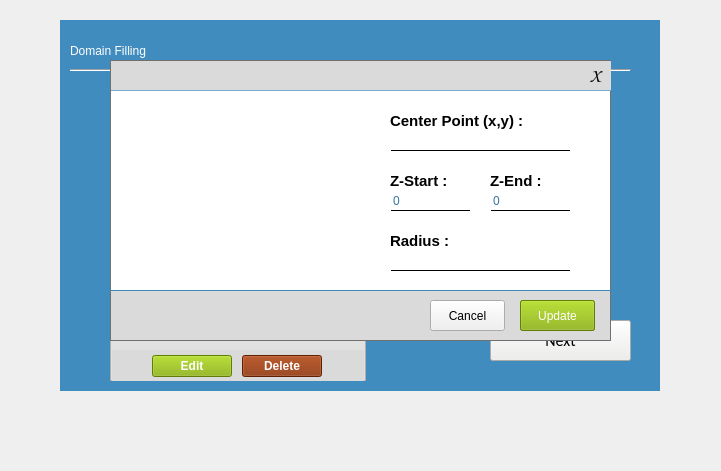
  <widget class="QWidget" name="Sixth_widget" native="true">
   <property name="geometry">
    <rect>
     <x>230</x>
     <y>100</y>
     <width>721</width>
     <height>471</height>
    </rect>
   </property>
   <widget class="QWidget" name="frame_10" native="true">
    <property name="geometry">
     <rect>
      <x>60</x>
      <y>20</y>
      <width>600</width>
      <height>371</height>
     </rect>
    </property>
    <property name="styleSheet">
     <string notr="true">#frame_10{
border: none;
background-color: rgb(64, 140, 191);

}</string>
    </property>
    <widget class="QLabel" name="label_37">
     <property name="geometry">
      <rect>
       <x>10</x>
       <y>10</y>
       <width>141</width>
       <height>41</height>
      </rect>
     </property>
     <property name="styleSheet">
      <string notr="true">font: 14pt &quot;Ubuntu&quot;;
color: #fff;</string>
     </property>
     <property name="text">
      <string>Domain Filling</string>
     </property>
    </widget>
    <widget class="Line" name="hrLine3_3">
     <property name="geometry">
      <rect>
       <x>10</x>
       <y>40</y>
       <width>561</width>
       <height>21</height>
      </rect>
     </property>
     <property name="styleSheet">
      <string notr="true">color: rgb(186, 189, 182);
</string>
     </property>
     <property name="orientation">
      <enum>Qt::Horizontal</enum>
     </property>
    </widget>
    <widget class="QComboBox" name="pDropdown_3">
     <property name="geometry">
      <rect>
       <x>410</x>
       <y>150</y>
       <width>141</width>
       <height>31</height>
      </rect>
     </property>
     <property name="font">
      <font>
       <family>Ubuntu</family>
       <pointsize>12</pointsize>
       <weight>50</weight>
       <italic>false</italic>
       <bold>false</bold>
      </font>
     </property>
     <property name="focusPolicy">
      <enum>Qt::WheelFocus</enum>
     </property>
     <property name="styleSheet">
      <string notr="true">font: 12pt &quot;Ubuntu&quot;;
background-color: rgb(238, 238, 236);
color : black;</string>
     </property>
     <property name="maxVisibleItems">
      <number>20</number>
     </property>
     <property name="minimumContentsLength">
      <number>1</number>
     </property>
     <property name="placeholderText" stdset="0">
      <string/>
     </property>
    </widget>
    <widget class="QLabel" name="label_38">
     <property name="geometry">
      <rect>
       <x>330</x>
       <y>100</y>
       <width>81</width>
       <height>31</height>
      </rect>
     </property>
     <property name="font">
      <font>
       <family>Ubuntu</family>
       <pointsize>11</pointsize>
       <weight>75</weight>
       <italic>false</italic>
       <bold>true</bold>
      </font>
     </property>
     <property name="styleSheet">
      <string notr="true">color : #fff;</string>
     </property>
     <property name="text">
      <string>SHAPE   :</string>
     </property>
    </widget>
    <widget class="QComboBox" name="shape">
     <property name="geometry">
      <rect>
       <x>410</x>
       <y>100</y>
       <width>141</width>
       <height>31</height>
      </rect>
     </property>
     <property name="font">
      <font>
       <family>Ubuntu</family>
       <pointsize>11</pointsize>
       <weight>50</weight>
       <italic>false</italic>
       <bold>false</bold>
      </font>
     </property>
     <property name="styleSheet">
      <string notr="true">color: black;
background-color: rgb(238, 238, 236);</string>
     </property>
     <item>
      <property name="text">
       <string>Cube</string>
      </property>
     </item>
     <item>
      <property name="text">
       <string>Cylinder</string>
      </property>
     </item>
     <item>
      <property name="text">
       <string>Ellipse</string>
      </property>
     </item>
     <item>
      <property name="text">
       <string>Sphere</string>
      </property>
     </item>
    </widget>
    <widget class="QLabel" name="label_39">
     <property name="geometry">
      <rect>
       <x>330</x>
       <y>150</y>
       <width>81</width>
       <height>31</height>
      </rect>
     </property>
     <property name="font">
      <font>
       <family>Ubuntu</family>
       <pointsize>11</pointsize>
       <weight>75</weight>
       <italic>false</italic>
       <bold>true</bold>
      </font>
     </property>
     <property name="styleSheet">
      <string notr="true">color : #fff;</string>
     </property>
     <property name="text">
      <string>PHASE   :</string>
     </property>
    </widget>
    <widget class="QPushButton" name="addShape">
     <property name="geometry">
      <rect>
       <x>360</x>
       <y>210</y>
       <width>161</width>
       <height>31</height>
      </rect>
     </property>
     <property name="font">
      <font>
       <family>Ubuntu</family>
       <pointsize>10</pointsize>
       <weight>50</weight>
       <italic>false</italic>
       <bold>false</bold>
      </font>
     </property>
     <property name="styleSheet">
      <string notr="true">background-color: rgb(225, 225, 225);</string>
     </property>
     <property name="text">
      <string/>
     </property>
    </widget>
    <widget class="QListWidget" name="ShapeList">
     <property name="geometry">
      <rect>
       <x>50</x>
       <y>70</y>
       <width>256</width>
       <height>291</height>
      </rect>
     </property>
     <property name="font">
      <font>
       <family>Ubuntu</family>
       <pointsize>11</pointsize>
       <italic>false</italic>
      </font>
     </property>
     <property name="styleSheet">
      <string notr="true">background-color: rgb(225, 225, 225);</string>
     </property>
    </widget>
    <widget class="QWidget" name="widget_2" native="true">
     <property name="geometry">
      <rect>
       <x>52</x>
       <y>330</y>
       <width>252</width>
       <height>31</height>
      </rect>
     </property>
     <property name="styleSheet">
      <string notr="true">background-color:rgb(218, 218, 218)</string>
     </property>
     <widget class="QPushButton" name="shapeedit">
      <property name="geometry">
       <rect>
        <x>40</x>
        <y>5</y>
        <width>80</width>
        <height>22</height>
       </rect>
      </property>
      <property name="font">
       <font>
        <family>Ubuntu</family>
        <pointsize>9</pointsize>
        <weight>75</weight>
        <italic>false</italic>
        <bold>true</bold>
       </font>
      </property>
      <property name="cursor">
       <cursorShape>PointingHandCursor</cursorShape>
      </property>
      <property name="styleSheet">
       <string notr="true">background-color: rgb(134, 177, 1);
color: rgb(255, 255, 255);</string>
      </property>
      <property name="text">
       <string>Edit</string>
      </property>
     </widget>
     <widget class="QPushButton" name="shapedelete">
      <property name="geometry">
       <rect>
        <x>130</x>
        <y>5</y>
        <width>80</width>
        <height>22</height>
       </rect>
      </property>
      <property name="font">
       <font>
        <family>Ubuntu</family>
        <pointsize>9</pointsize>
        <weight>75</weight>
        <italic>false</italic>
        <bold>true</bold>
       </font>
      </property>
      <property name="cursor">
       <cursorShape>PointingHandCursor</cursorShape>
      </property>
      <property name="styleSheet">
       <string notr="true">background-color: rgb(135, 44, 0);
color: rgb(255, 255, 255);</string>
      </property>
      <property name="text">
       <string>Delete</string>
      </property>
     </widget>
    </widget>
    <widget class="QWidget" name="shapeframe" native="true">
     <property name="geometry">
      <rect>
       <x>50</x>
       <y>40</y>
       <width>501</width>
       <height>281</height>
      </rect>
     </property>
     <property name="font">
      <font>
       <weight>50</weight>
       <italic>false</italic>
       <bold>false</bold>
      </font>
     </property>
     <property name="styleSheet">
      <string notr="true">#shapeframe{
background-color: rgb(255, 255, 255);
border : 1px solid rgb(112, 112, 112);
}</string>
     </property>
     <widget class="QWidget" name="widget_3" native="true">
      <property name="geometry">
       <rect>
        <x>0</x>
        <y>230</y>
        <width>501</width>
        <height>51</height>
       </rect>
      </property>
      <property name="styleSheet">
       <string notr="true">#widget_3{
background-color: rgb(218, 218, 218);
border : 1px solid rgb(112, 112, 112);
border-top-color: rgb(64, 140, 191);
}</string>
      </property>
      <widget class="QPushButton" name="shapeSave">
       <property name="geometry">
        <rect>
         <x>410</x>
         <y>10</y>
         <width>75</width>
         <height>31</height>
        </rect>
       </property>
       <property name="styleSheet">
        <string notr="true">color: rgb(255, 255, 255);
background-color: rgb(134, 177, 1);</string>
       </property>
       <property name="text">
        <string>Save</string>
       </property>
      </widget>
      <widget class="QPushButton" name="shapeCancel">
       <property name="geometry">
        <rect>
         <x>320</x>
         <y>10</y>
         <width>75</width>
         <height>31</height>
        </rect>
       </property>
       <property name="styleSheet">
        <string notr="true">background-color: rgb(240, 240, 240);</string>
       </property>
       <property name="text">
        <string>Cancel</string>
       </property>
      </widget>
      <widget class="QLabel" name="shapeframe_error">
       <property name="geometry">
        <rect>
         <x>20</x>
         <y>15</y>
         <width>291</width>
         <height>21</height>
        </rect>
       </property>
       <property name="font">
        <font>
         <family>Ubuntu</family>
         <pointsize>10</pointsize>
        </font>
       </property>
       <property name="text">
        <string/>
       </property>
      </widget>
      <widget class="QPushButton" name="shapeUpdate">
       <property name="geometry">
        <rect>
         <x>410</x>
         <y>10</y>
         <width>75</width>
         <height>31</height>
        </rect>
       </property>
       <property name="styleSheet">
        <string notr="true">color: rgb(255, 255, 255);
background-color: rgb(134, 177, 1);</string>
       </property>
       <property name="text">
        <string>Update</string>
       </property>
      </widget>
     </widget>
     <widget class="QWidget" name="widget_4" native="true">
      <property name="geometry">
       <rect>
        <x>0</x>
        <y>0</y>
        <width>521</width>
        <height>31</height>
       </rect>
      </property>
      <property name="styleSheet">
       <string notr="true">#widget_4{
background-color: rgb(218, 218, 218);
border : 1px solid rgb(112, 112, 112);
border-bottom-color: rgb(124, 172, 205);
}</string>
      </property>
      <widget class="QPushButton" name="shapeframeclose">
       <property name="geometry">
        <rect>
         <x>470</x>
         <y>0</y>
         <width>31</width>
         <height>31</height>
        </rect>
       </property>
       <property name="font">
        <font>
         <family>Comic Sans MS</family>
         <pointsize>14</pointsize>
         <weight>50</weight>
         <bold>false</bold>
        </font>
       </property>
       <property name="styleSheet">
        <string notr="true">#shapeframeclose{
background-color: none;
border:none;
color: rgb(0, 0, 0);
}

#shapeframeclose::hover{
color: rgb(255, 255, 255);
background-color: rgb(135, 44, 0);
}</string>
       </property>
       <property name="text">
        <string>X</string>
       </property>
      </widget>
      <widget class="QLabel" name="shapeFrameTitle">
       <property name="geometry">
        <rect>
         <x>20</x>
         <y>5</y>
         <width>271</width>
         <height>21</height>
        </rect>
       </property>
       <property name="font">
        <font>
         <family>Ubuntu</family>
         <pointsize>11</pointsize>
         <weight>50</weight>
         <bold>false</bold>
        </font>
       </property>
       <property name="text">
        <string/>
       </property>
      </widget>
     </widget>
     <widget class="QWidget" name="fillCUBE" native="true">
      <property name="geometry">
       <rect>
        <x>9</x>
        <y>39</y>
        <width>481</width>
        <height>181</height>
       </rect>
      </property>
      <property name="styleSheet">
       <string notr="true">background-color: rgb(255, 255, 255);</string>
      </property>
      <widget class="QLabel" name="label_26">
       <property name="geometry">
        <rect>
         <x>270</x>
         <y>20</y>
         <width>141</width>
         <height>21</height>
        </rect>
       </property>
       <property name="font">
        <font>
         <family>Ubuntu</family>
         <pointsize>11</pointsize>
         <weight>75</weight>
         <bold>true</bold>
        </font>
       </property>
       <property name="text">
        <string>Start Point (x,y,z) :</string>
       </property>
      </widget>
      <widget class="QLineEdit" name="cube_start">
       <property name="geometry">
        <rect>
         <x>270</x>
         <y>50</y>
         <width>181</width>
         <height>21</height>
        </rect>
       </property>
       <property name="font">
        <font>
         <family>Ubuntu</family>
         <pointsize>9</pointsize>
        </font>
       </property>
       <property name="styleSheet">
        <string notr="true">border : 1px solid #ffffff;
color: rgb(53, 117, 159);
border-bottom-color: rgb(0, 0, 0);</string>
       </property>
      </widget>
      <widget class="QLabel" name="label_40">
       <property name="geometry">
        <rect>
         <x>270</x>
         <y>100</y>
         <width>141</width>
         <height>21</height>
        </rect>
       </property>
       <property name="font">
        <font>
         <family>Ubuntu</family>
         <pointsize>11</pointsize>
         <weight>75</weight>
         <bold>true</bold>
        </font>
       </property>
       <property name="text">
        <string>End Point (x,y,z) :</string>
       </property>
      </widget>
      <widget class="QLineEdit" name="cube_end">
       <property name="geometry">
        <rect>
         <x>270</x>
         <y>130</y>
         <width>181</width>
         <height>21</height>
        </rect>
       </property>
       <property name="font">
        <font>
         <family>Ubuntu</family>
         <pointsize>9</pointsize>
        </font>
       </property>
       <property name="styleSheet">
        <string notr="true">border : 1px solid #ffffff;
color: rgb(53, 117, 159);
border-bottom-color: rgb(0, 0, 0);</string>
       </property>
      </widget>
      <widget class="QLabel" name="cubeIcon">
       <property name="geometry">
        <rect>
         <x>40</x>
         <y>0</y>
         <width>201</width>
         <height>181</height>
        </rect>
       </property>
       <property name="text">
        <string/>
       </property>
      </widget>
     </widget>
     <widget class="QWidget" name="fillCYLINDER" native="true">
      <property name="geometry">
       <rect>
        <x>10</x>
        <y>40</y>
        <width>481</width>
        <height>181</height>
       </rect>
      </property>
      <property name="styleSheet">
       <string notr="true">background-color: rgb(255, 255, 255);</string>
      </property>
      <widget class="QLabel" name="label_45">
       <property name="geometry">
        <rect>
         <x>270</x>
         <y>10</y>
         <width>141</width>
         <height>21</height>
        </rect>
       </property>
       <property name="font">
        <font>
         <family>Ubuntu</family>
         <pointsize>11</pointsize>
         <weight>75</weight>
         <bold>true</bold>
        </font>
       </property>
       <property name="text">
        <string>Center Point (x,y) :</string>
       </property>
      </widget>
      <widget class="QLineEdit" name="cylinder_center">
       <property name="geometry">
        <rect>
         <x>270</x>
         <y>30</y>
         <width>181</width>
         <height>21</height>
        </rect>
       </property>
       <property name="font">
        <font>
         <family>Ubuntu</family>
         <pointsize>9</pointsize>
        </font>
       </property>
       <property name="styleSheet">
        <string notr="true">border : 1px solid #ffffff;
color: rgb(53, 117, 159);
border-bottom-color: rgb(0, 0, 0);</string>
       </property>
      </widget>
      <widget class="QLabel" name="label_46">
       <property name="geometry">
        <rect>
         <x>270</x>
         <y>130</y>
         <width>141</width>
         <height>21</height>
        </rect>
       </property>
       <property name="font">
        <font>
         <family>Ubuntu</family>
         <pointsize>11</pointsize>
         <weight>75</weight>
         <bold>true</bold>
        </font>
       </property>
       <property name="text">
        <string>Radius :</string>
       </property>
      </widget>
      <widget class="QLineEdit" name="cylinder_radius">
       <property name="geometry">
        <rect>
         <x>270</x>
         <y>150</y>
         <width>181</width>
         <height>21</height>
        </rect>
       </property>
       <property name="font">
        <font>
         <family>Ubuntu</family>
         <pointsize>9</pointsize>
        </font>
       </property>
       <property name="styleSheet">
        <string notr="true">border : 1px solid #ffffff;
color: rgb(53, 117, 159);
border-bottom-color: rgb(0, 0, 0);</string>
       </property>
      </widget>
      <widget class="QLabel" name="label_47">
       <property name="geometry">
        <rect>
         <x>270</x>
         <y>70</y>
         <width>81</width>
         <height>21</height>
        </rect>
       </property>
       <property name="font">
        <font>
         <family>Ubuntu</family>
         <pointsize>11</pointsize>
         <weight>75</weight>
         <bold>true</bold>
        </font>
       </property>
       <property name="text">
        <string>Z-Start :</string>
       </property>
      </widget>
      <widget class="QLineEdit" name="cylinder_zstart">
       <property name="geometry">
        <rect>
         <x>270</x>
         <y>90</y>
         <width>81</width>
         <height>21</height>
        </rect>
       </property>
       <property name="font">
        <font>
         <family>Ubuntu</family>
         <pointsize>9</pointsize>
        </font>
       </property>
       <property name="styleSheet">
        <string notr="true">border : 1px solid #ffffff;
color: rgb(53, 117, 159);
border-bottom-color: rgb(0, 0, 0);</string>
       </property>
       <property name="text">
        <string>0</string>
       </property>
      </widget>
      <widget class="QLineEdit" name="cylinder_zend">
       <property name="geometry">
        <rect>
         <x>370</x>
         <y>90</y>
         <width>81</width>
         <height>21</height>
        </rect>
       </property>
       <property name="font">
        <font>
         <family>Ubuntu</family>
         <pointsize>9</pointsize>
        </font>
       </property>
       <property name="styleSheet">
        <string notr="true">border : 1px solid #ffffff;
color: rgb(53, 117, 159);
border-bottom-color: rgb(0, 0, 0);</string>
       </property>
       <property name="text">
        <string>0</string>
       </property>
      </widget>
      <widget class="QLabel" name="label_48">
       <property name="geometry">
        <rect>
         <x>370</x>
         <y>70</y>
         <width>81</width>
         <height>21</height>
        </rect>
       </property>
       <property name="font">
        <font>
         <family>Ubuntu</family>
         <pointsize>11</pointsize>
         <weight>75</weight>
         <bold>true</bold>
        </font>
       </property>
       <property name="text">
        <string>Z-End :</string>
       </property>
      </widget>
      <widget class="QLabel" name="cylinderIcon">
       <property name="geometry">
        <rect>
         <x>10</x>
         <y>0</y>
         <width>251</width>
         <height>181</height>
        </rect>
       </property>
       <property name="text">
        <string/>
       </property>
      </widget>
     </widget>
     <widget class="QWidget" name="fillELLIPSE" native="true">
      <property name="geometry">
       <rect>
        <x>10</x>
        <y>40</y>
        <width>481</width>
        <height>181</height>
       </rect>
      </property>
      <property name="styleSheet">
       <string notr="true">background-color: rgb(255, 255, 255);</string>
      </property>
      <widget class="QLabel" name="label_49">
       <property name="geometry">
        <rect>
         <x>270</x>
         <y>10</y>
         <width>141</width>
         <height>21</height>
        </rect>
       </property>
       <property name="font">
        <font>
         <family>Ubuntu</family>
         <pointsize>11</pointsize>
         <weight>75</weight>
         <bold>true</bold>
        </font>
       </property>
       <property name="text">
        <string>Center Point (x,y) :</string>
       </property>
      </widget>
      <widget class="QLineEdit" name="ellipse_center">
       <property name="geometry">
        <rect>
         <x>270</x>
         <y>30</y>
         <width>191</width>
         <height>21</height>
        </rect>
       </property>
       <property name="font">
        <font>
         <family>Ubuntu</family>
         <pointsize>9</pointsize>
        </font>
       </property>
       <property name="styleSheet">
        <string notr="true">border : 1px solid #ffffff;
color: rgb(53, 117, 159);
border-bottom-color: rgb(0, 0, 0);</string>
       </property>
      </widget>
      <widget class="QLabel" name="label_50">
       <property name="geometry">
        <rect>
         <x>270</x>
         <y>130</y>
         <width>191</width>
         <height>21</height>
        </rect>
       </property>
       <property name="font">
        <font>
         <family>Ubuntu</family>
         <pointsize>11</pointsize>
         <weight>75</weight>
         <bold>true</bold>
        </font>
       </property>
       <property name="text">
        <string>Rotation Angle Degree :</string>
       </property>
      </widget>
      <widget class="QLineEdit" name="ellipse_rotation">
       <property name="geometry">
        <rect>
         <x>270</x>
         <y>150</y>
         <width>191</width>
         <height>21</height>
        </rect>
       </property>
       <property name="font">
        <font>
         <family>Ubuntu</family>
         <pointsize>9</pointsize>
        </font>
       </property>
       <property name="styleSheet">
        <string notr="true">border : 1px solid #ffffff;
color: rgb(53, 117, 159);
border-bottom-color: rgb(0, 0, 0);</string>
       </property>
      </widget>
      <widget class="QLabel" name="label_51">
       <property name="geometry">
        <rect>
         <x>270</x>
         <y>70</y>
         <width>91</width>
         <height>21</height>
        </rect>
       </property>
       <property name="font">
        <font>
         <family>Ubuntu</family>
         <pointsize>11</pointsize>
         <weight>75</weight>
         <bold>true</bold>
        </font>
       </property>
       <property name="text">
        <string>Major Axis :</string>
       </property>
      </widget>
      <widget class="QLineEdit" name="ellipse_majorAxis">
       <property name="geometry">
        <rect>
         <x>270</x>
         <y>90</y>
         <width>81</width>
         <height>21</height>
        </rect>
       </property>
       <property name="font">
        <font>
         <family>Ubuntu</family>
         <pointsize>9</pointsize>
        </font>
       </property>
       <property name="styleSheet">
        <string notr="true">border : 1px solid #ffffff;
color: rgb(53, 117, 159);
border-bottom-color: rgb(0, 0, 0);</string>
       </property>
      </widget>
      <widget class="QLineEdit" name="ellipse_eccentric">
       <property name="geometry">
        <rect>
         <x>370</x>
         <y>90</y>
         <width>91</width>
         <height>21</height>
        </rect>
       </property>
       <property name="font">
        <font>
         <family>Ubuntu</family>
         <pointsize>9</pointsize>
        </font>
       </property>
       <property name="styleSheet">
        <string notr="true">border : 1px solid #ffffff;
color: rgb(53, 117, 159);
border-bottom-color: rgb(0, 0, 0);</string>
       </property>
      </widget>
      <widget class="QLabel" name="label_52">
       <property name="geometry">
        <rect>
         <x>370</x>
         <y>70</y>
         <width>111</width>
         <height>21</height>
        </rect>
       </property>
       <property name="font">
        <font>
         <family>Ubuntu</family>
         <pointsize>11</pointsize>
         <weight>75</weight>
         <bold>true</bold>
        </font>
       </property>
       <property name="text">
        <string>Eccentricity :</string>
       </property>
      </widget>
      <widget class="QLabel" name="ellipseIcon">
       <property name="geometry">
        <rect>
         <x>0</x>
         <y>0</y>
         <width>251</width>
         <height>181</height>
        </rect>
       </property>
       <property name="text">
        <string/>
       </property>
      </widget>
      <zorder>label_49</zorder>
      <zorder>ellipse_center</zorder>
      <zorder>label_50</zorder>
      <zorder>ellipse_rotation</zorder>
      <zorder>ellipse_majorAxis</zorder>
      <zorder>ellipse_eccentric</zorder>
      <zorder>label_52</zorder>
      <zorder>label_51</zorder>
      <zorder>ellipseIcon</zorder>
     </widget>
     <widget class="QWidget" name="fillSPHERE" native="true">
      <property name="geometry">
       <rect>
        <x>10</x>
        <y>40</y>
        <width>481</width>
        <height>181</height>
       </rect>
      </property>
      <property name="styleSheet">
       <string notr="true">background-color: rgb(255, 255, 255);</string>
      </property>
      <widget class="QLabel" name="label_53">
       <property name="geometry">
        <rect>
         <x>270</x>
         <y>40</y>
         <width>161</width>
         <height>21</height>
        </rect>
       </property>
       <property name="font">
        <font>
         <family>Ubuntu</family>
         <pointsize>11</pointsize>
         <weight>75</weight>
         <bold>true</bold>
        </font>
       </property>
       <property name="text">
        <string>Center Point (x,y,z) :</string>
       </property>
      </widget>
      <widget class="QLineEdit" name="sphere_center">
       <property name="geometry">
        <rect>
         <x>270</x>
         <y>60</y>
         <width>191</width>
         <height>21</height>
        </rect>
       </property>
       <property name="font">
        <font>
         <family>Ubuntu</family>
         <pointsize>9</pointsize>
        </font>
       </property>
       <property name="styleSheet">
        <string notr="true">border : 1px solid #ffffff;
color: rgb(53, 117, 159);
border-bottom-color: rgb(0, 0, 0);</string>
       </property>
       <property name="text">
        <string/>
       </property>
      </widget>
      <widget class="QLabel" name="label_54">
       <property name="geometry">
        <rect>
         <x>270</x>
         <y>110</y>
         <width>191</width>
         <height>21</height>
        </rect>
       </property>
       <property name="font">
        <font>
         <family>Ubuntu</family>
         <pointsize>11</pointsize>
         <weight>75</weight>
         <bold>true</bold>
        </font>
       </property>
       <property name="text">
        <string>Radius :</string>
       </property>
      </widget>
      <widget class="QLineEdit" name="sphere_radius">
       <property name="geometry">
        <rect>
         <x>270</x>
         <y>130</y>
         <width>191</width>
         <height>21</height>
        </rect>
       </property>
       <property name="font">
        <font>
         <family>Ubuntu</family>
         <pointsize>9</pointsize>
        </font>
       </property>
       <property name="styleSheet">
        <string notr="true">border : 1px solid #ffffff;
color: rgb(53, 117, 159);
border-bottom-color: rgb(0, 0, 0);</string>
       </property>
      </widget>
      <widget class="QLabel" name="sphereIcon">
       <property name="geometry">
        <rect>
         <x>10</x>
         <y>0</y>
         <width>221</width>
         <height>181</height>
        </rect>
       </property>
       <property name="text">
        <string/>
       </property>
      </widget>
     </widget>
     <zorder>widget_3</zorder>
     <zorder>widget_4</zorder>
     <zorder>fillSPHERE</zorder>
     <zorder>fillCUBE</zorder>
     <zorder>fillELLIPSE</zorder>
     <zorder>fillCYLINDER</zorder>
    </widget>
    <widget class="QPushButton" name="next6">
     <property name="geometry">
      <rect>
       <x>430</x>
       <y>300</y>
       <width>141</width>
       <height>41</height>
      </rect>
     </property>
     <property name="font">
      <font>
       <family>Calibri</family>
       <pointsize>12</pointsize>
       <italic>false</italic>
      </font>
     </property>
     <property name="styleSheet">
      <string notr="true">background-color: rgb(238, 238, 236);</string>
     </property>
     <property name="text">
      <string>Next</string>
     </property>
    </widget>
    <widget class="QLabel" name="error10">
     <property name="geometry">
      <rect>
       <x>340</x>
       <y>260</y>
       <width>241</width>
       <height>31</height>
      </rect>
     </property>
     <property name="font">
      <font>
       <family>Ubuntu</family>
       <pointsize>10</pointsize>
       <italic>false</italic>
      </font>
     </property>
     <property name="text">
      <string/>
     </property>
    </widget>
    <zorder>label_37</zorder>
    <zorder>hrLine3_3</zorder>
    <zorder>pDropdown_3</zorder>
    <zorder>label_38</zorder>
    <zorder>shape</zorder>
    <zorder>label_39</zorder>
    <zorder>addShape</zorder>
    <zorder>ShapeList</zorder>
    <zorder>widget_2</zorder>
    <zorder>next6</zorder>
    <zorder>error10</zorder>
    <zorder>shapeframe</zorder>
   </widget>
  </widget>
